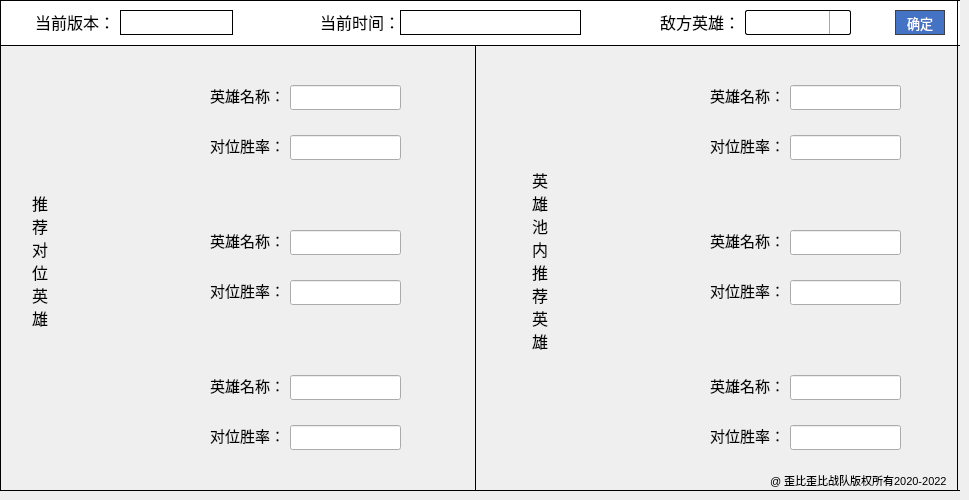
     <widget class="QWidget" name="tab_1">
      <attribute name="title">
       <string>打野</string>
      </attribute>
      <widget class="Line" name="line_6">
       <property name="geometry">
        <rect>
         <x>0</x>
         <y>0</y>
         <width>960</width>
         <height>1</height>
        </rect>
       </property>
       <property name="styleSheet">
        <string notr="true">background-color: rgb(0, 0, 0);</string>
       </property>
       <property name="orientation">
        <enum>Qt::Horizontal</enum>
       </property>
      </widget>
      <widget class="Line" name="line_7">
       <property name="geometry">
        <rect>
         <x>957</x>
         <y>0</y>
         <width>1</width>
         <height>45</height>
        </rect>
       </property>
       <property name="styleSheet">
        <string notr="true">color: rgb(0, 0, 0);
background-color: rgb(0, 0, 0);
border-color: rgb(0, 0, 0);</string>
       </property>
       <property name="orientation">
        <enum>Qt::Vertical</enum>
       </property>
      </widget>
      <widget class="Line" name="line_14">
       <property name="geometry">
        <rect>
         <x>0</x>
         <y>45</y>
         <width>960</width>
         <height>1</height>
        </rect>
       </property>
       <property name="styleSheet">
        <string notr="true">background-color: rgb(0, 0, 0);</string>
       </property>
       <property name="orientation">
        <enum>Qt::Horizontal</enum>
       </property>
      </widget>
      <widget class="Line" name="line_17">
       <property name="geometry">
        <rect>
         <x>0</x>
         <y>0</y>
         <width>1</width>
         <height>45</height>
        </rect>
       </property>
       <property name="styleSheet">
        <string notr="true">color: rgb(0, 0, 0);
background-color: rgb(0, 0, 0);
border-color: rgb(0, 0, 0);</string>
       </property>
       <property name="orientation">
        <enum>Qt::Vertical</enum>
       </property>
      </widget>
      <widget class="QWidget" name="widget_1_1" native="true">
       <property name="geometry">
        <rect>
         <x>0</x>
         <y>0</y>
         <width>960</width>
         <height>45</height>
        </rect>
       </property>
       <property name="styleSheet">
        <string notr="true">QWidget{
	border:none;
	background-color: rgb(255,255,255);
}

	</string>
       </property>
       <widget class="QLabel" name="label_1_2">
        <property name="geometry">
         <rect>
          <x>320</x>
          <y>6</y>
          <width>81</width>
          <height>31</height>
         </rect>
        </property>
        <property name="font">
         <font>
          <family>微软雅黑</family>
          <pointsize>12</pointsize>
          <weight>50</weight>
          <bold>false</bold>
         </font>
        </property>
        <property name="text">
         <string>当前时间：</string>
        </property>
       </widget>
       <widget class="QLabel" name="label_1_1">
        <property name="geometry">
         <rect>
          <x>660</x>
          <y>6</y>
          <width>101</width>
          <height>31</height>
         </rect>
        </property>
        <property name="font">
         <font>
          <family>微软雅黑</family>
          <pointsize>12</pointsize>
          <weight>50</weight>
          <bold>false</bold>
         </font>
        </property>
        <property name="text">
         <string>敌方英雄：</string>
        </property>
       </widget>
       <widget class="QComboBox" name="comboBox_1_1">
        <property name="geometry">
         <rect>
          <x>740</x>
          <y>10</y>
          <width>111</width>
          <height>25</height>
         </rect>
        </property>
        <property name="font">
         <font>
          <family>微软雅黑</family>
          <pointsize>10</pointsize>
         </font>
        </property>
        <property name="styleSheet">
         <string notr="true">QComboBox {
	
	
	border-radius:2;
	border: 1px solid black;
	padding:0 0 0 15;
	margin: 0 0 0 5;
}
QComboBox::drop-down {
	
	border-top-left-radius: 0;     /* 左上角 */
	border-top-right-radius: 2;    /* 右上角 */
	border-bottom-left-radius: 0;  /* 左下角 */
	border-bottom-right-radius: 2; /* 右下角 */
	border-left-width :  1px ;
     border-left-color : darkgray;
     border-left-style :  solid ;  
	width: 20px;
	margin: 0;
}
QComboBox::down-arrow{
	image: url(:/background/down_arrow.svg);
    width: 13px;
    height:15px;
}


QComboBox QAbstractItemView::item {
     height :  25px ;
	 padding-left: 10px;
}
 
QListView::item {
     background :  white ;
}
 
QListView::item:hover {
     background :  #BDD7FD ;
}</string>
        </property>
        <property name="editable">
         <bool>true</bool>
        </property>
        <property name="currentIndex">
         <number>-1</number>
        </property>
       </widget>
       <widget class="QPushButton" name="queding_1_1">
        <property name="geometry">
         <rect>
          <x>895</x>
          <y>10</y>
          <width>50</width>
          <height>25</height>
         </rect>
        </property>
        <property name="font">
         <font>
          <family>微软雅黑</family>
          <pointsize>10</pointsize>
         </font>
        </property>
        <property name="cursor">
         <cursorShape>PointingHandCursor</cursorShape>
        </property>
        <property name="styleSheet">
         <string notr="true">QPushButton{
	color: rgb(255, 255, 255);
	background-color: rgb(68, 114, 196);
	border-radius:0;
	border: 1px solid rgb(64,64,64);
}
QPushButton:hover{
	color: rgb(255,255,255);
	background-color: rgb(0, 0, 127);
	border-radius:0;
	border: 1px solid rgb(63,117,191);
}
QPushButton:pressed{
border:2px solid white;
color:white;
background-color:rgb(0, 0, 127);border-style:outset;
font: 8pt;}
</string>
        </property>
        <property name="text">
         <string>确定</string>
        </property>
       </widget>
       <widget class="QLabel" name="label_1_3">
        <property name="geometry">
         <rect>
          <x>35</x>
          <y>6</y>
          <width>81</width>
          <height>31</height>
         </rect>
        </property>
        <property name="font">
         <font>
          <family>微软雅黑</family>
          <pointsize>12</pointsize>
          <weight>50</weight>
          <bold>false</bold>
         </font>
        </property>
        <property name="text">
         <string>当前版本：</string>
        </property>
       </widget>
       <widget class="QLineEdit" name="lineEdit_1_1">
        <property name="geometry">
         <rect>
          <x>120</x>
          <y>10</y>
          <width>113</width>
          <height>25</height>
         </rect>
        </property>
        <property name="styleSheet">
         <string notr="true">border-style: outset; 
      border-width: 0.5px; 
      border-color: black;</string>
        </property>
       </widget>
       <widget class="QLineEdit" name="lineEdit_1_2">
        <property name="geometry">
         <rect>
          <x>400</x>
          <y>10</y>
          <width>181</width>
          <height>25</height>
         </rect>
        </property>
        <property name="styleSheet">
         <string notr="true">border-style: outset; 
      border-width: 0.5px; 
      border-color: black;</string>
        </property>
       </widget>
      </widget>
      <widget class="QLabel" name="label_1_4">
       <property name="geometry">
        <rect>
         <x>30</x>
         <y>180</y>
         <width>20</width>
         <height>160</height>
        </rect>
       </property>
       <property name="font">
        <font>
         <family>微软雅黑</family>
         <pointsize>12</pointsize>
         <weight>50</weight>
         <bold>false</bold>
        </font>
       </property>
       <property name="layoutDirection">
        <enum>Qt::LeftToRight</enum>
       </property>
       <property name="text">
        <string>推荐对位英雄</string>
       </property>
       <property name="alignment">
        <set>Qt::AlignCenter</set>
       </property>
       <property name="wordWrap">
        <bool>true</bool>
       </property>
       <property name="margin">
        <number>0</number>
       </property>
       <property name="indent">
        <number>-1</number>
       </property>
      </widget>
      <widget class="Line" name="line_19">
       <property name="geometry">
        <rect>
         <x>0</x>
         <y>0</y>
         <width>1</width>
         <height>490</height>
        </rect>
       </property>
       <property name="styleSheet">
        <string notr="true">color: rgb(0, 0, 0);
background-color: rgb(0, 0, 0);
border-color: rgb(0, 0, 0);</string>
       </property>
       <property name="orientation">
        <enum>Qt::Vertical</enum>
       </property>
      </widget>
      <widget class="Line" name="line_18">
       <property name="geometry">
        <rect>
         <x>957</x>
         <y>0</y>
         <width>1</width>
         <height>490</height>
        </rect>
       </property>
       <property name="styleSheet">
        <string notr="true">color: rgb(0, 0, 0);
background-color: rgb(0, 0, 0);
border-color: rgb(0, 0, 0);</string>
       </property>
       <property name="orientation">
        <enum>Qt::Vertical</enum>
       </property>
      </widget>
      <widget class="Line" name="line_20">
       <property name="geometry">
        <rect>
         <x>0</x>
         <y>490</y>
         <width>960</width>
         <height>1</height>
        </rect>
       </property>
       <property name="styleSheet">
        <string notr="true">background-color: rgb(0, 0, 0);</string>
       </property>
       <property name="orientation">
        <enum>Qt::Horizontal</enum>
       </property>
      </widget>
      <widget class="QLabel" name="label_1_6">
       <property name="geometry">
        <rect>
         <x>210</x>
         <y>80</y>
         <width>81</width>
         <height>31</height>
        </rect>
       </property>
       <property name="font">
        <font>
         <family>微软雅黑</family>
         <pointsize>11</pointsize>
         <weight>50</weight>
         <bold>false</bold>
        </font>
       </property>
       <property name="text">
        <string>英雄名称：</string>
       </property>
      </widget>
      <widget class="QLabel" name="label_1_8">
       <property name="geometry">
        <rect>
         <x>210</x>
         <y>130</y>
         <width>81</width>
         <height>31</height>
        </rect>
       </property>
       <property name="font">
        <font>
         <family>微软雅黑</family>
         <pointsize>11</pointsize>
         <weight>50</weight>
         <bold>false</bold>
        </font>
       </property>
       <property name="text">
        <string>对位胜率：</string>
       </property>
      </widget>
      <widget class="QLineEdit" name="lineEdit_1_3">
       <property name="geometry">
        <rect>
         <x>290</x>
         <y>85</y>
         <width>111</width>
         <height>25</height>
        </rect>
       </property>
       <property name="font">
        <font>
         <family>Microsoft YaHei UI</family>
         <pointsize>11</pointsize>
        </font>
       </property>
       <property name="layoutDirection">
        <enum>Qt::LeftToRight</enum>
       </property>
       <property name="styleSheet">
        <string notr="true"/>
       </property>
       <property name="alignment">
        <set>Qt::AlignCenter</set>
       </property>
      </widget>
      <widget class="QLineEdit" name="lineEdit_1_4">
       <property name="geometry">
        <rect>
         <x>290</x>
         <y>135</y>
         <width>111</width>
         <height>25</height>
        </rect>
       </property>
       <property name="font">
        <font>
         <family>Microsoft YaHei UI</family>
         <pointsize>11</pointsize>
        </font>
       </property>
       <property name="styleSheet">
        <string notr="true"/>
       </property>
       <property name="alignment">
        <set>Qt::AlignCenter</set>
       </property>
      </widget>
      <widget class="QLineEdit" name="lineEdit_1_6">
       <property name="geometry">
        <rect>
         <x>290</x>
         <y>280</y>
         <width>111</width>
         <height>25</height>
        </rect>
       </property>
       <property name="font">
        <font>
         <family>Microsoft YaHei UI</family>
         <pointsize>11</pointsize>
        </font>
       </property>
       <property name="styleSheet">
        <string notr="true"/>
       </property>
       <property name="alignment">
        <set>Qt::AlignCenter</set>
       </property>
      </widget>
      <widget class="QLabel" name="label_1_9">
       <property name="geometry">
        <rect>
         <x>210</x>
         <y>275</y>
         <width>71</width>
         <height>31</height>
        </rect>
       </property>
       <property name="font">
        <font>
         <family>微软雅黑</family>
         <pointsize>11</pointsize>
         <weight>50</weight>
         <bold>false</bold>
        </font>
       </property>
       <property name="text">
        <string>对位胜率：</string>
       </property>
      </widget>
      <widget class="QLabel" name="label_1_10">
       <property name="geometry">
        <rect>
         <x>210</x>
         <y>225</y>
         <width>81</width>
         <height>31</height>
        </rect>
       </property>
       <property name="font">
        <font>
         <family>微软雅黑</family>
         <pointsize>11</pointsize>
         <weight>50</weight>
         <bold>false</bold>
        </font>
       </property>
       <property name="text">
        <string>英雄名称：</string>
       </property>
      </widget>
      <widget class="QLineEdit" name="lineEdit_1_5">
       <property name="geometry">
        <rect>
         <x>290</x>
         <y>230</y>
         <width>111</width>
         <height>25</height>
        </rect>
       </property>
       <property name="font">
        <font>
         <family>Microsoft YaHei UI</family>
         <pointsize>11</pointsize>
        </font>
       </property>
       <property name="styleSheet">
        <string notr="true"/>
       </property>
       <property name="alignment">
        <set>Qt::AlignCenter</set>
       </property>
      </widget>
      <widget class="QLineEdit" name="lineEdit_1_8">
       <property name="geometry">
        <rect>
         <x>290</x>
         <y>425</y>
         <width>111</width>
         <height>25</height>
        </rect>
       </property>
       <property name="font">
        <font>
         <family>Microsoft YaHei UI</family>
         <pointsize>11</pointsize>
        </font>
       </property>
       <property name="styleSheet">
        <string notr="true"/>
       </property>
       <property name="alignment">
        <set>Qt::AlignCenter</set>
       </property>
      </widget>
      <widget class="QLabel" name="label_1_11">
       <property name="geometry">
        <rect>
         <x>210</x>
         <y>420</y>
         <width>71</width>
         <height>31</height>
        </rect>
       </property>
       <property name="font">
        <font>
         <family>微软雅黑</family>
         <pointsize>11</pointsize>
         <weight>50</weight>
         <bold>false</bold>
        </font>
       </property>
       <property name="text">
        <string>对位胜率：</string>
       </property>
      </widget>
      <widget class="QLabel" name="label_1_12">
       <property name="geometry">
        <rect>
         <x>210</x>
         <y>370</y>
         <width>81</width>
         <height>31</height>
        </rect>
       </property>
       <property name="font">
        <font>
         <family>微软雅黑</family>
         <pointsize>11</pointsize>
         <weight>50</weight>
         <bold>false</bold>
        </font>
       </property>
       <property name="text">
        <string>英雄名称：</string>
       </property>
      </widget>
      <widget class="QLineEdit" name="lineEdit_1_7">
       <property name="geometry">
        <rect>
         <x>290</x>
         <y>375</y>
         <width>111</width>
         <height>25</height>
        </rect>
       </property>
       <property name="font">
        <font>
         <family>Microsoft YaHei UI</family>
         <pointsize>11</pointsize>
        </font>
       </property>
       <property name="styleSheet">
        <string notr="true"/>
       </property>
       <property name="alignment">
        <set>Qt::AlignCenter</set>
       </property>
      </widget>
      <widget class="QLineEdit" name="lineEdit_1_13">
       <property name="geometry">
        <rect>
         <x>790</x>
         <y>375</y>
         <width>111</width>
         <height>25</height>
        </rect>
       </property>
       <property name="font">
        <font>
         <family>Microsoft YaHei UI</family>
         <pointsize>11</pointsize>
        </font>
       </property>
       <property name="styleSheet">
        <string notr="true"/>
       </property>
       <property name="alignment">
        <set>Qt::AlignCenter</set>
       </property>
      </widget>
      <widget class="QLineEdit" name="lineEdit_1_10">
       <property name="geometry">
        <rect>
         <x>790</x>
         <y>135</y>
         <width>111</width>
         <height>25</height>
        </rect>
       </property>
       <property name="font">
        <font>
         <family>Microsoft YaHei UI</family>
         <pointsize>11</pointsize>
        </font>
       </property>
       <property name="styleSheet">
        <string notr="true"/>
       </property>
       <property name="alignment">
        <set>Qt::AlignCenter</set>
       </property>
      </widget>
      <widget class="QLabel" name="label_1_13">
       <property name="geometry">
        <rect>
         <x>710</x>
         <y>275</y>
         <width>71</width>
         <height>31</height>
        </rect>
       </property>
       <property name="font">
        <font>
         <family>微软雅黑</family>
         <pointsize>11</pointsize>
         <weight>50</weight>
         <bold>false</bold>
        </font>
       </property>
       <property name="text">
        <string>对位胜率：</string>
       </property>
      </widget>
      <widget class="QLabel" name="label_1_14">
       <property name="geometry">
        <rect>
         <x>710</x>
         <y>420</y>
         <width>71</width>
         <height>31</height>
        </rect>
       </property>
       <property name="font">
        <font>
         <family>微软雅黑</family>
         <pointsize>11</pointsize>
         <weight>50</weight>
         <bold>false</bold>
        </font>
       </property>
       <property name="text">
        <string>对位胜率：</string>
       </property>
      </widget>
      <widget class="QLineEdit" name="lineEdit_1_14">
       <property name="geometry">
        <rect>
         <x>790</x>
         <y>425</y>
         <width>111</width>
         <height>25</height>
        </rect>
       </property>
       <property name="font">
        <font>
         <family>Microsoft YaHei UI</family>
         <pointsize>11</pointsize>
        </font>
       </property>
       <property name="styleSheet">
        <string notr="true"/>
       </property>
       <property name="alignment">
        <set>Qt::AlignCenter</set>
       </property>
      </widget>
      <widget class="QLabel" name="label_1_15">
       <property name="geometry">
        <rect>
         <x>710</x>
         <y>225</y>
         <width>81</width>
         <height>31</height>
        </rect>
       </property>
       <property name="font">
        <font>
         <family>微软雅黑</family>
         <pointsize>11</pointsize>
         <weight>50</weight>
         <bold>false</bold>
        </font>
       </property>
       <property name="text">
        <string>英雄名称：</string>
       </property>
      </widget>
      <widget class="QLineEdit" name="lineEdit_1_11">
       <property name="geometry">
        <rect>
         <x>790</x>
         <y>230</y>
         <width>111</width>
         <height>25</height>
        </rect>
       </property>
       <property name="font">
        <font>
         <family>Microsoft YaHei UI</family>
         <pointsize>11</pointsize>
        </font>
       </property>
       <property name="styleSheet">
        <string notr="true"/>
       </property>
       <property name="alignment">
        <set>Qt::AlignCenter</set>
       </property>
      </widget>
      <widget class="QLabel" name="label_1_16">
       <property name="geometry">
        <rect>
         <x>710</x>
         <y>130</y>
         <width>71</width>
         <height>31</height>
        </rect>
       </property>
       <property name="font">
        <font>
         <family>微软雅黑</family>
         <pointsize>11</pointsize>
         <weight>50</weight>
         <bold>false</bold>
        </font>
       </property>
       <property name="text">
        <string>对位胜率：</string>
       </property>
      </widget>
      <widget class="QLabel" name="label_1_5">
       <property name="geometry">
        <rect>
         <x>530</x>
         <y>170</y>
         <width>20</width>
         <height>181</height>
        </rect>
       </property>
       <property name="font">
        <font>
         <family>微软雅黑</family>
         <pointsize>12</pointsize>
         <weight>50</weight>
         <bold>false</bold>
        </font>
       </property>
       <property name="layoutDirection">
        <enum>Qt::LeftToRight</enum>
       </property>
       <property name="text">
        <string>英雄池内推荐英雄</string>
       </property>
       <property name="alignment">
        <set>Qt::AlignCenter</set>
       </property>
       <property name="wordWrap">
        <bool>true</bool>
       </property>
       <property name="margin">
        <number>0</number>
       </property>
       <property name="indent">
        <number>-1</number>
       </property>
      </widget>
      <widget class="QLineEdit" name="lineEdit_1_12">
       <property name="geometry">
        <rect>
         <x>790</x>
         <y>280</y>
         <width>111</width>
         <height>25</height>
        </rect>
       </property>
       <property name="font">
        <font>
         <family>Microsoft YaHei UI</family>
         <pointsize>11</pointsize>
        </font>
       </property>
       <property name="styleSheet">
        <string notr="true"/>
       </property>
       <property name="alignment">
        <set>Qt::AlignCenter</set>
       </property>
      </widget>
      <widget class="QLabel" name="label_1_17">
       <property name="geometry">
        <rect>
         <x>710</x>
         <y>370</y>
         <width>71</width>
         <height>31</height>
        </rect>
       </property>
       <property name="font">
        <font>
         <family>微软雅黑</family>
         <pointsize>11</pointsize>
         <weight>50</weight>
         <bold>false</bold>
        </font>
       </property>
       <property name="text">
        <string>英雄名称：</string>
       </property>
      </widget>
      <widget class="QLineEdit" name="lineEdit_1_9">
       <property name="geometry">
        <rect>
         <x>790</x>
         <y>85</y>
         <width>111</width>
         <height>25</height>
        </rect>
       </property>
       <property name="font">
        <font>
         <family>Microsoft YaHei UI</family>
         <pointsize>11</pointsize>
        </font>
       </property>
       <property name="styleSheet">
        <string notr="true"/>
       </property>
       <property name="alignment">
        <set>Qt::AlignCenter</set>
       </property>
      </widget>
      <widget class="QLabel" name="label_1_7">
       <property name="geometry">
        <rect>
         <x>710</x>
         <y>80</y>
         <width>71</width>
         <height>31</height>
        </rect>
       </property>
       <property name="font">
        <font>
         <family>微软雅黑</family>
         <pointsize>11</pointsize>
         <weight>50</weight>
         <bold>false</bold>
        </font>
       </property>
       <property name="text">
        <string>英雄名称：</string>
       </property>
      </widget>
      <widget class="QLabel" name="label_fig_1_1">
       <property name="geometry">
        <rect>
         <x>80</x>
         <y>70</y>
         <width>111</width>
         <height>101</height>
        </rect>
       </property>
       <property name="text">
        <string/>
       </property>
      </widget>
      <widget class="QLabel" name="label_fig_1_2">
       <property name="geometry">
        <rect>
         <x>80</x>
         <y>215</y>
         <width>111</width>
         <height>101</height>
        </rect>
       </property>
       <property name="text">
        <string/>
       </property>
      </widget>
      <widget class="QLabel" name="label_fig_1_3">
       <property name="geometry">
        <rect>
         <x>80</x>
         <y>360</y>
         <width>111</width>
         <height>101</height>
        </rect>
       </property>
       <property name="text">
        <string/>
       </property>
      </widget>
      <widget class="QLabel" name="label_fig_1_4">
       <property name="geometry">
        <rect>
         <x>580</x>
         <y>70</y>
         <width>111</width>
         <height>101</height>
        </rect>
       </property>
       <property name="text">
        <string/>
       </property>
      </widget>
      <widget class="QLabel" name="label_fig_1_5">
       <property name="geometry">
        <rect>
         <x>580</x>
         <y>215</y>
         <width>111</width>
         <height>101</height>
        </rect>
       </property>
       <property name="text">
        <string/>
       </property>
      </widget>
      <widget class="QLabel" name="label_fig_1_6">
       <property name="geometry">
        <rect>
         <x>580</x>
         <y>360</y>
         <width>111</width>
         <height>101</height>
        </rect>
       </property>
       <property name="text">
        <string/>
       </property>
      </widget>
      <widget class="Line" name="line_37">
       <property name="geometry">
        <rect>
         <x>475</x>
         <y>45</y>
         <width>1</width>
         <height>445</height>
        </rect>
       </property>
       <property name="styleSheet">
        <string notr="true">color: rgb(0, 0, 0);
background-color: rgb(0, 0, 0);
border-color: rgb(0, 0, 0);</string>
       </property>
       <property name="orientation">
        <enum>Qt::Vertical</enum>
       </property>
      </widget>
      <widget class="QLabel" name="label_3">
       <property name="geometry">
        <rect>
         <x>770</x>
         <y>470</y>
         <width>181</width>
         <height>20</height>
        </rect>
       </property>
       <property name="font">
        <font>
         <family>Microsoft YaHei UI</family>
         <pointsize>8</pointsize>
        </font>
       </property>
       <property name="text">
        <string>@ 歪比歪比战队版权所有2020-2022</string>
       </property>
      </widget>
      <zorder>widget_1_1</zorder>
      <zorder>line_7</zorder>
      <zorder>line_6</zorder>
      <zorder>line_17</zorder>
      <zorder>line_14</zorder>
      <zorder>label_1_4</zorder>
      <zorder>line_19</zorder>
      <zorder>line_18</zorder>
      <zorder>line_20</zorder>
      <zorder>label_1_6</zorder>
      <zorder>label_1_8</zorder>
      <zorder>lineEdit_1_3</zorder>
      <zorder>lineEdit_1_4</zorder>
      <zorder>lineEdit_1_6</zorder>
      <zorder>label_1_9</zorder>
      <zorder>label_1_10</zorder>
      <zorder>lineEdit_1_5</zorder>
      <zorder>lineEdit_1_8</zorder>
      <zorder>label_1_11</zorder>
      <zorder>label_1_12</zorder>
      <zorder>lineEdit_1_7</zorder>
      <zorder>lineEdit_1_13</zorder>
      <zorder>lineEdit_1_10</zorder>
      <zorder>label_1_13</zorder>
      <zorder>label_1_14</zorder>
      <zorder>lineEdit_1_14</zorder>
      <zorder>label_1_15</zorder>
      <zorder>lineEdit_1_11</zorder>
      <zorder>label_1_16</zorder>
      <zorder>label_1_5</zorder>
      <zorder>lineEdit_1_12</zorder>
      <zorder>label_1_17</zorder>
      <zorder>lineEdit_1_9</zorder>
      <zorder>label_1_7</zorder>
      <zorder>label_fig_1_1</zorder>
      <zorder>label_fig_1_2</zorder>
      <zorder>label_fig_1_3</zorder>
      <zorder>label_fig_1_4</zorder>
      <zorder>label_fig_1_5</zorder>
      <zorder>label_fig_1_6</zorder>
      <zorder>line_37</zorder>
      <zorder>label_3</zorder>
     </widget>
